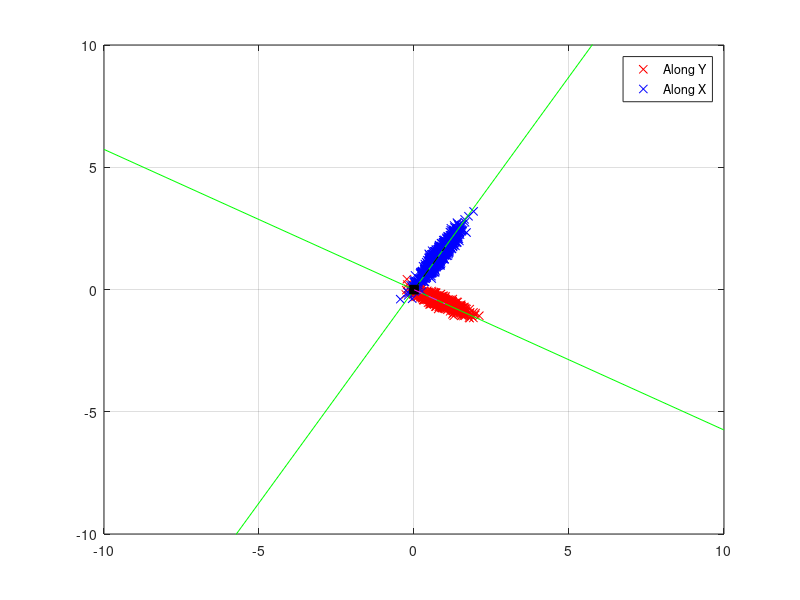

Write the MATLAB code that produced this figure.
%% Solve optimal L-shape
% S - set of all points 
% u = (c1,c2,n1,2), Lp = n1*x + n2*y + c1 = 0 & Lq = -n2*x + n1*y + c2 = 0

rng(1337)
% Generate som test data 
m = 2000; % nr of total points 
r = 1:m/2;
alongX = mvnrnd([1 0], [0.2 0.01;0.01 0.01],m/2); %[r', zeros(m/2,1)];%
alongY = mvnrnd([0 1.5], [0.01 0.01;0.01 0.4],m/2); %[zeros(m/2,1), r'];%

% Sort data to be ordered counterclockwise 
alongX = flip(sortrows(alongX,1));
alongY = sortrows(alongY,2);

S = [alongX; alongY];



phi = pi/6;

R = [cos(phi) -sin(phi); sin(phi) cos(phi)];   

S = S*R;

%S = S - repmat([10 1],m,1);

f = figure;
    hold on; grid on; box on;
    p1 = plot(S(1:0.5*m,1), S(1:0.5*m,2), 'rx');
    p2 = plot(S(0.5*m+1:end,1), S(0.5*m+1:end,2), 'bx');
    plot(0,0,'sk')
    ax = 10;
    axis([-ax ax -ax ax])
    legend([p1 p2], 'Along Y', 'Along X')
%%
if 0
f = figure;

for k = 1:length(S)    
    clf
    figure(f)
    hold on
    plot(S(:,1), S(:,2), 'bx')
    plot(S(k,1), S(k,2),'rx')
    
    pause(1)
    axis equal
end
    
end
%% This is where the algorithm starts
tic
v = 1; % initial index 
m = size(S,1); % Nr of rows/data
lambdaOp = 1e10; % approx inf, Op stands for Optimal 

% calc M
p = v;
q = m-v;

Xp = S(1:v,1); % Xp
Yp = S(1:v,2); % Yp

Yq = S(v+1:end,2); % Yq
Xq = S(v+1:end,1); % Xq

b1 = sum(Xp); % sumXp
c1 = sum(Yp); % sumYp

b2 = sum(Yq); % sumYq 
c2 = -1*sum(Xq); % sumXq

d3 = sum(Xp.^2) + sum(Yq.^2); % sqSumXpYq
c3 = sum(Xp.*Yp) - sum(Xq.*Yq); % sqDiffXpYq
d4 = sum(Yp.^2) + sum(Xq.^2); % sqSumYpXq 

M = [ p  0 b1 c1;...
      0  q b2 c2;...
     b1 b2 d3 c3;... 
     c1 c2 c3 d4];
 
M12 = M(1:2,3:4);
M11 = M(1:2,1:2);
M22 = M(3:4,3:4);

[n, lambda] = eig(M22 - M12'*(M11\M12)); % M22 - M12'*inv(M11)*M12
% Keep smallest eigenvalue & corresponding vetor 
[d, i] = min(diag(lambda));
lambda = d;
n = n(:,i);

if lambdaOp > lambda
   c = -1.*inv(M11)*M12*n;
   lambdaOp = lambda; 
   uOp = [c;n];
end
%%
while v < (m-1)
    % calculate deltaM 
    b1 = S(v+1,1); % x_{v+1}
    c1 = S(v+1,2); % y_{v+1}
    b2 = -c1; 
    c2 = b1;
    d3 = b1^2 - c1^2; % x_{v+1}^{2} - y_{v+1}^{2}
    c3 = 2*b1*c1;     % 2 * x_{v+1} * y_{v+1}
    d4 = c1^2 - b1^2; % y_{v+1}^{2} - x_{v+1}^{2}

    dM = [1  0  b1 c1;...
          0 -1  b2 c2;...
          b1 b2 d3 c3;...
          c1 c2 c3 d4];
      
    M = M + dM;
    
    M12 = M(1:2,3:4);
    M11 = M(1:2,1:2);
    M22 = M(3:4,3:4);    
    [n, lambda] = eig(M22 - M12'*inv(M11)*M12); % M22 - M12'*inv(M11)*M12
    % Keep smallest eigenvalue & corresponding vetor 
    [d, i] = min(diag(lambda));
    lambda = d;
    n = n(:,i);
    
    if lambdaOp > lambda          
       c = -1.*inv(M11)*M12*n;
       lambdaOp = lambda; 
       uOp = [c;n];
    end
    v = v + 1;    
end
toc
% Done
%% Draw lines from uOp

c1 = uOp(1);
c2 = uOp(2);
n1 = uOp(3);
n2 = uOp(4);

% Define the two perp lines
x = -ax:ax;
y1 = -n1/n2*x - c1/n2;
y2 = n2/n1*x - c2/n1;

figure(f)

plot(x,y1,'-g')
plot(x,y2,'-g')

xc = -n1*c1 + n2*c2;
yc = -n2*c1 - n1*c2;
plot(xc, yc, 'sk','MarkerFace','k')

% 

vec1 = [xc yc;1 n2/n1-c2/n1];
vec2 = [xc yc;1 -n1/n2-c1/n2];

plot(vec1(:,1), vec1(:,2),'--k')
plot(vec2(:,1), vec2(:,2),'--m')


%% Prob distro 

% [H, prH] = ISEDVPE(S, 1);

% plot(H(2,:),prH,'x')










